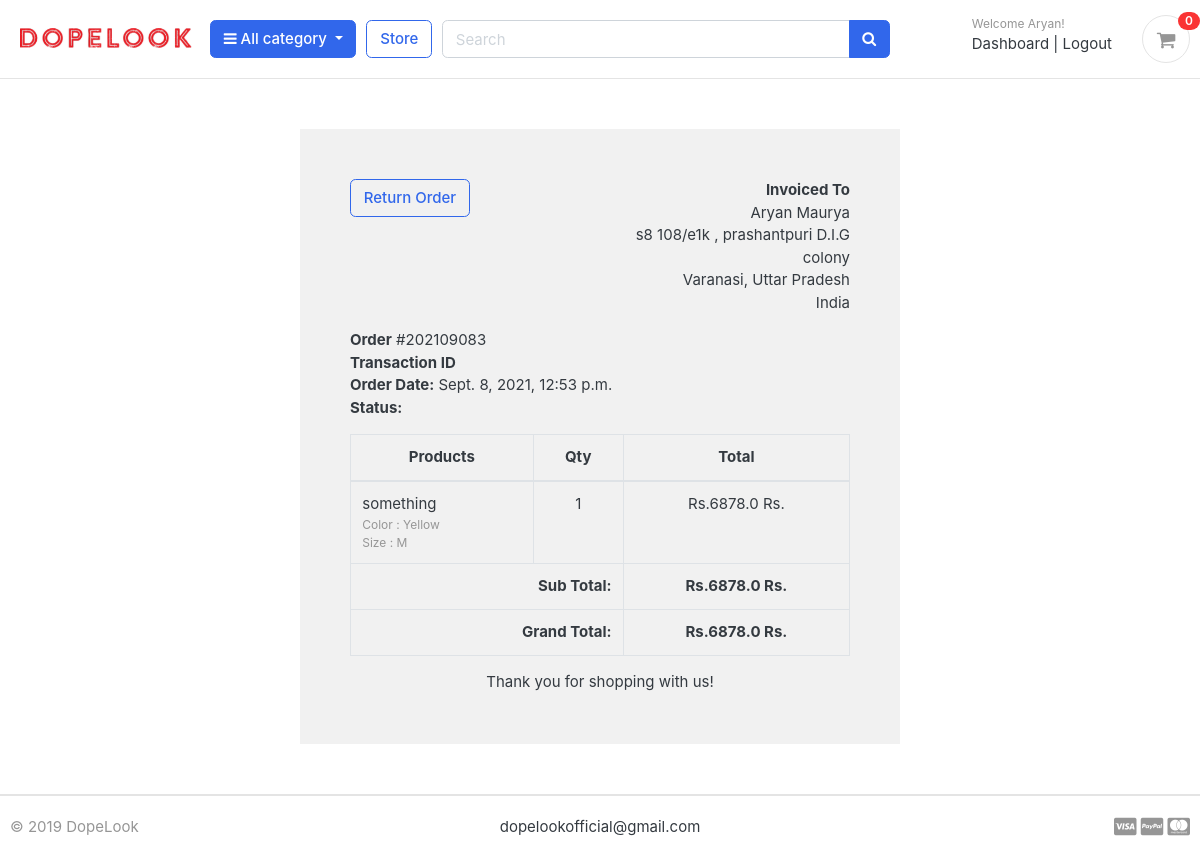
The page /accounts/order_detail/202109083/ (signed in) on the database its author committed.
### accounts/models.py (models this page shows, shortened)
class Account(AbstractBaseUser):
    first_name      = models.CharField(max_length=50)
    last_name       = models.CharField(max_length=50)
    username        = models.CharField(max_length=50, unique=True)
    email           = models.EmailField(max_length=100, unique=True)
    phone_number    = models.CharField(max_length=50)
    date_joined     = models.DateTimeField(auto_now_add=True)
    last_login      = models.DateTimeField(auto_now_add=True)
    is_admin        = models.BooleanField(default=False)
    is_staff        = models.BooleanField(default=False)
    is_active        = models.BooleanField(default=False)
    is_superadmin        = models.BooleanField(default=False)
    objects = MyAccountManager()
    USERNAME_FIELD = 'email'
    REQUIRED_FIELDS = ['username', 'first_name', 'last_name']

### orders/models.py (models this page shows, shortened)
class Order(models.Model):
    STATUS = (
        ('New', 'New'),
        ('Accepted', 'Accepted'),
        ('Completed', 'Completed'),
        ('Cancelled', 'Cancelled'),
    )
    user = models.ForeignKey(Account, on_delete=models.SET_NULL, null=True)
    payment = models.CharField(default = "Cash on Delivery" , max_length = 200)
    order_number = models.CharField(max_length=20)
    first_name = models.CharField(max_length=50)
    last_name = models.CharField(max_length=50)
    phone = models.CharField(max_length=15)
    email = models.EmailField(max_length=50)
    address_line_1 = models.CharField(max_length=50)
    address_line_2 = models.CharField(max_length=50, blank=True)
    country = models.CharField(max_length=50)
    state = models.CharField(max_length=50)
    city = models.CharField(max_length=50)
    order_note = models.CharField(max_length=100, blank=True)
    order_total = models.FloatField()
    status = models.CharField(max_length=10, choices=STATUS, default='New')
    ip = models.CharField(blank=True, max_length=20)
    is_ordered = models.BooleanField(default=False)
    refund_request = models.BooleanField(default=False)
    created_at = models.DateTimeField(auto_now_add=True)
    updated_at = models.DateTimeField(auto_now=True)
    def full_name(self):
        return f'{self.first_name} {self.last_name}'
    def full_address(self):
        return f'{self.address_line_1} {self.address_line_2}'

class OrderProduct(models.Model):
    order = models.ForeignKey(Order, on_delete=models.CASCADE)
    user = models.ForeignKey(Account, on_delete=models.CASCADE)
    product = models.ForeignKey(Product, on_delete=models.CASCADE)
    variations = models.ManyToManyField(Variation, blank=True)
    quantity = models.IntegerField()
    product_price = models.FloatField()
    ordered = models.BooleanField(default=False)
    created_at = models.DateTimeField(auto_now_add=True)
    updated_at = models.DateTimeField(auto_now=True)

### store/models.py (models this page shows, shortened)
class Product(models.Model):
    product_name    = models.CharField(max_length=200, unique=True)
    slug            = models.SlugField(max_length=200, unique=True)
    description     = models.TextField(max_length=500, blank=True)
    price           = models.IntegerField()
    images          = models.ImageField(upload_to='photos/products')
    stock           = models.IntegerField()
    is_available    = models.BooleanField(default=True)
    category        = models.ForeignKey(Category, on_delete=models.CASCADE)
    created_date    = models.DateTimeField(auto_now_add=True)
    modified_date   = models.DateTimeField(auto_now=True)

class Variation(models.Model):
    product = models.ForeignKey(Product, on_delete=models.CASCADE)
    variation_category = models.CharField(max_length=100, choices=variation_category_choice)
    variation_value     = models.CharField(max_length=100)
    is_active           = models.BooleanField(default=True)
    created_date        = models.DateTimeField(auto_now=True)
    objects = VariationManager()

### accounts/views.py (the view, shortened to what this page needs)
# urls.py: path('order_detail/<int:order_id>/', views.order_detail, name='order_detail'),
@login_required(login_url='login')
def order_detail(request, order_id):
    order_detail = OrderProduct.objects.filter(order__order_number=order_id)
    order = Order.objects.get(order_number=order_id)
    subtotal = 0
    for i in order_detail:
        subtotal += i.product_price * i.quantity
    context = {
        'order_detail': order_detail,
        'order': order,
        'subtotal': subtotal,
        'status':order.status
    }
    return render(request, 'accounts/order_detail.html', context)

### carts/context_processors.py (called while the page is built)
def counter(request):
    cart_count = 0
    if 'admin' in request.path:
        return {}
    else:
        try:
            cart = Cart.objects.filter(cart_id=_cart_id(request))
            if request.user.is_authenticated:
                cart_items = CartItem.objects.all().filter(user=request.user)
            else:
                cart_items = CartItem.objects.all().filter(cart=cart[:1])
            for cart_item in cart_items:
                cart_count += cart_item.quantity
        except Cart.DoesNotExist:
            cart_count = 0
    return dict(cart_count=cart_count)

### carts/views.py (called while the page is built)
def _cart_id(request):
    cart = request.session.session_key
    if not cart:
        cart = request.session.create()
    return cart

### category/context_processors.py (called while the page is built)
def menu_links(request):
    links = Category.objects.all()
    return dict(links=links)

### category/models.py (called while the page is built)
    def get_url(self):
            return reverse('products_by_category', args=[self.slug])

### templates/accounts/order_detail.html
{% extends 'base.html' %}
{% load static %}
{% block content %}
<div class="container" style="margin: 0 auto;width: 50%;padding: 50px;background: #f1f1f1;margin-top: 50px;margin-bottom: 50px;">
    <div class="row invoice row-printable">
        <div class="col-md-12">
            <div class="panel panel-default plain" id="dash_0">
                <div class="panel-body p30">
                    <div class="row">
                        <div class="col-lg-6">
                            {% if order.status == 'Completed' %}
                            <a href="{% url 'refunds' %}" class="btn btn-outline-primary float-left">Return Order</a>
                            {% elif order.status == 'New' or order.status == 'Accepted' %}
                            <form action="" method="POST">
                                {% csrf_token %}
                            <button class="btn btn-outline-primary" type="submit" value="Cancel Order">Cancel Order</button>
                            </form>
                            {% else %}
                            Product Cancelled
                            {% endif %}
                        </div>
                        <div class="col-lg-6">
                            <div class="invoice-from">
                                <ul class="list-unstyled text-right">
                                    <li><strong>Invoiced To</strong></li>
                                    <li>{{order.full_name}}</li>
                                    <li>{{order.full_address}}</li>
                                    <li>{{order.city}}, {{order.state}}</li>
                                    <li>{{order.country}}</li>
                                </ul>
                            </div>
                        </div>
                        <div class="col-lg-12">
                            <div class="invoice-details mt25">
                                <div class="well">
                                    <ul class="list-unstyled mb0">
                                        <li><strong>Order</strong> #{{order.order_number}}</li>
                                        <li><strong>Transaction ID</strong> {{order.payment.payment_id}}</li>
                                        <li><strong>Order Date:</strong> {{order.created_at}}</li>
                                        <li><strong>Status:</strong> {{order.payment.status}}</li>
                                    </ul>
                                </div>
                            </div>
                            <div class="invoice-items">
                                <div class="table-responsive" style="overflow: hidden; outline: none;" tabindex="0">
                                    <table class="table table-bordered">
                                        <thead>
                                            <tr>
                                                <th class="per70 text-center">Products</th>
                                                <th class="per5 text-center">Qty</th>
                                                <th class="per25 text-center">Total</th>
                                            </tr>
                                        </thead>
                                        <tbody>
                                          {% for item in order_detail %}
                                            <tr>
                                                <td>{{item.product.product_name}}
                                                  <p class="text-muted small">
                                          					{% if item.variations.all %}
                                          						{% for i in item.variations.all %}
                                          							{{ i.variation_category | capfirst }} : {{ i.variation_value | capfirst }} <br>
                                          						{% endfor %}
                                          					{% endif %}
                                          				</p>
                                                </td>
                                                <td class="text-center">{{item.quantity}}</td>
                                                <td class="text-center">Rs.{{item.product_price}} Rs.</td>
                                            </tr>
                                          {% endfor %}
                                        </tbody>
                                        <tfoot>
                                            <tr>
                                                <th colspan="2" class="text-right">Sub Total:</th>
                                                <th class="text-center">Rs.{{subtotal}} Rs.</th>
                                            </tr>
                                            <tr>
                                                <th colspan="2" class="text-right">Grand Total:</th>
                                                <th class="text-center">Rs.{{order.order_total}} Rs.</th>
                                            </tr>
                                        </tfoot>
                                    </table>
                                </div>
                            </div>
                            <div class="invoice-footer mt25">
                                <p class="text-center">Thank you for shopping with us!</p>
                            </div>
                        </div>
                    </div>
                </div>
            </div>
        </div>
    </div>
    </div>
{% endblock %}

### templates/base.html (shortened to what this page needs)
{% load static %}
<!DOCTYPE HTML>
<html lang="en">
<head>
<link href="{% static 'css/bootstrap.css' %}" rel="stylesheet" type="text/css"/>
<link href="{% static 'fonts/fontawesome/css/all.min.css' %}" type="text/css" rel="stylesheet">
<link href="{% static 'css/ui.css' %}" rel="stylesheet" type="text/css"/>
<link href="{% static 'css/responsive.css' %}" rel="stylesheet" media="only screen and (max-width: 1200px)" />
<link href="{% static 'css/custom.css' %}" rel="stylesheet" type="text/css"/>
<link rel="stylesheet" href="https://cdnjs.cloudflare.com/ajax/libs/font-awesome/4.7.0/css/font-awesome.min.css">
</head>
<body>
  {% include 'includes/navbar.html' %}
  {% block content %}{% endblock %}
{% include 'includes/footer.html' %}

### templates/includes/navbar.html (shortened to what this page needs)
{% load static %}
<header class="section-header">
<section class="header-main border-bottom">
  <div class="container">
<div class="row align-items-center">
  <div class="col-lg-2 col-md-3 col-6">
    <a href="{% url 'home' %}" class="brand-wrap">
      <img class="logo" src="{% static './images/logo1.png' %}" style="height: auto; width: 190px;">
    </a>
  </div>
  <div class="col-lg col-sm col-md col-6 flex-grow-0">
    <div class="category-wrap dropdown d-inline-block float-right">
      <button type="button" class="btn btn-primary dropdown-toggle" data-toggle="dropdown">
        <i class="fa fa-bars"></i> All category
      </button>
    </div>
  </div>
  <a href="{% url 'store' %}" class="btn btn-outline-primary">Store</a>
  <div class="col-lg  col-md-6 col-sm-12 col">
    <form action="{% url 'search' %}" class="search" method='GET'>
      <div class="input-group w-100">
          <input type="text" class="form-control" style="width:60%;" placeholder="Search" name="keyword" required>
          <div class="input-group-append">
            <button class="btn btn-primary" type="submit">
              <i class="fa fa-search"></i>
            </button>
          </div>
        </div>
    </form>
  </div>
  <div class="col-lg-3 col-sm-6 col-8 order-2 order-lg-3">
        <div class="d-flex justify-content-end mb-3 mb-lg-0">
          {% if user.id is None %}
          <div class="widget-header">
            <small class="title text-muted">Welcome guest!</small>
            <div>
              <a href="{% url 'login' %}">Sign in</a> <span class="dark-transp"> | </span>
              <a href="{% url 'register' %}"> Register</a>
            </div>
          </div>
          {% else %}
          <div class="widget-header">
            <small class="title text-muted">Welcome {{user.first_name}}!</small>
            <div>
              <a href="{% url 'dashboard' %}">Dashboard</a> <span class="dark-transp"> | </span>
              <a href="{% url 'logout' %}"> Logout</a>
            </div>
          </div>
          {% endif %}
          <a href="{% url 'cart' %}" class="widget-header pl-3 ml-3">
            <div class="icon icon-sm rounded-circle border"><i class="fa fa-shopping-cart"></i></div>
            <span class="badge badge-pill badge-danger notify">{{cart_count}}</span>
          </a>
        </div>
      </div>
</div>
  </div>
</section>
</header>

### templates/includes/footer.html (shortened to what this page needs)
<footer class="section-footer border-top">
	<div class="container">
		<section class="footer-bottom border-top row">
			<div class="col-md-2">
				<p class="text-muted"> &copy 2019 DopeLook </p>
			</div>
			<div class="col-md-8 text-md-center">
				<span  class="px-2">dopelookofficial@gmail.com</span>
			</div>
			<div class="col-md-2 text-md-right text-muted">
				<i class="fab fa-lg fa-cc-visa"></i>
				<i class="fab fa-lg fa-cc-paypal"></i>
				<i class="fab fa-lg fa-cc-mastercard"></i>
			</div>
		</section>
	</div>
</footer>
</body>
</html>

### greatkart/static/css/ui.css (style rules this page uses)
html { font-family: "Inter", sans-serif; font-size: 15px; }
.icon-xs, .icon-sm, .icon-md, .icon-lg { display: inline-block; text-align: center; flex-shrink: 0; flex-grow: 0; }
.icon-sm { width: 48px; height: 48px; line-height: 48px !important; font-size: 20px; }
p:last-child { margin-bottom: 0; }
.header-main { position: relative; padding-top: 1rem; padding-bottom: 1rem; }
.brand-wrap .logo, .navbar-brand .logo { margin-right: 7px; max-height: 42px; display: inline-block; }
.widget-header { display: inline-block; vertical-align: middle; position: relative; }
.widget-header a { color: #343a40; }
.widget-header i { color: #969696; }
.widget-header .title { display: block; }
.widget-header .notify { position: absolute; top: -3px; right: -10px; }
.footer-bottom { padding-top: 20px; padding-bottom: 20px; }
[class*=list-] li:after { visibility: hidden; display: block; content: ""; overflow: hidden; height: 0; clear: both; }
.notify { position: absolute; top: -4px; right: -10px; display: inline-block; padding: 0.25em 0.6em; font-size: 12px; line-height: 1; text-align: center; border-radius: 3rem; color: #fff; background-color: #fa3434; }

### rows shown on the page
Account: first_name "Aryan"
Order: full_name "Aryan Maurya", full_address "s8 108/e1k , prashantpuri D.I.G colony", city "Varanasi", state "Uttar Pradesh", country "India", order_number "202109083", created_at "Sept. 8, 2021, 12:53 p.m.", order_total "6878.0"
OrderProduct: product.product_name "something", quantity "1", product_price "6878.0"
Variation: variation_category "Color", variation_value "Yellow"
Variation: variation_category "Size", variation_value "M"

### other values the page prints
{{ cart_count }} "0"
{{ subtotal }} "6878.0"
